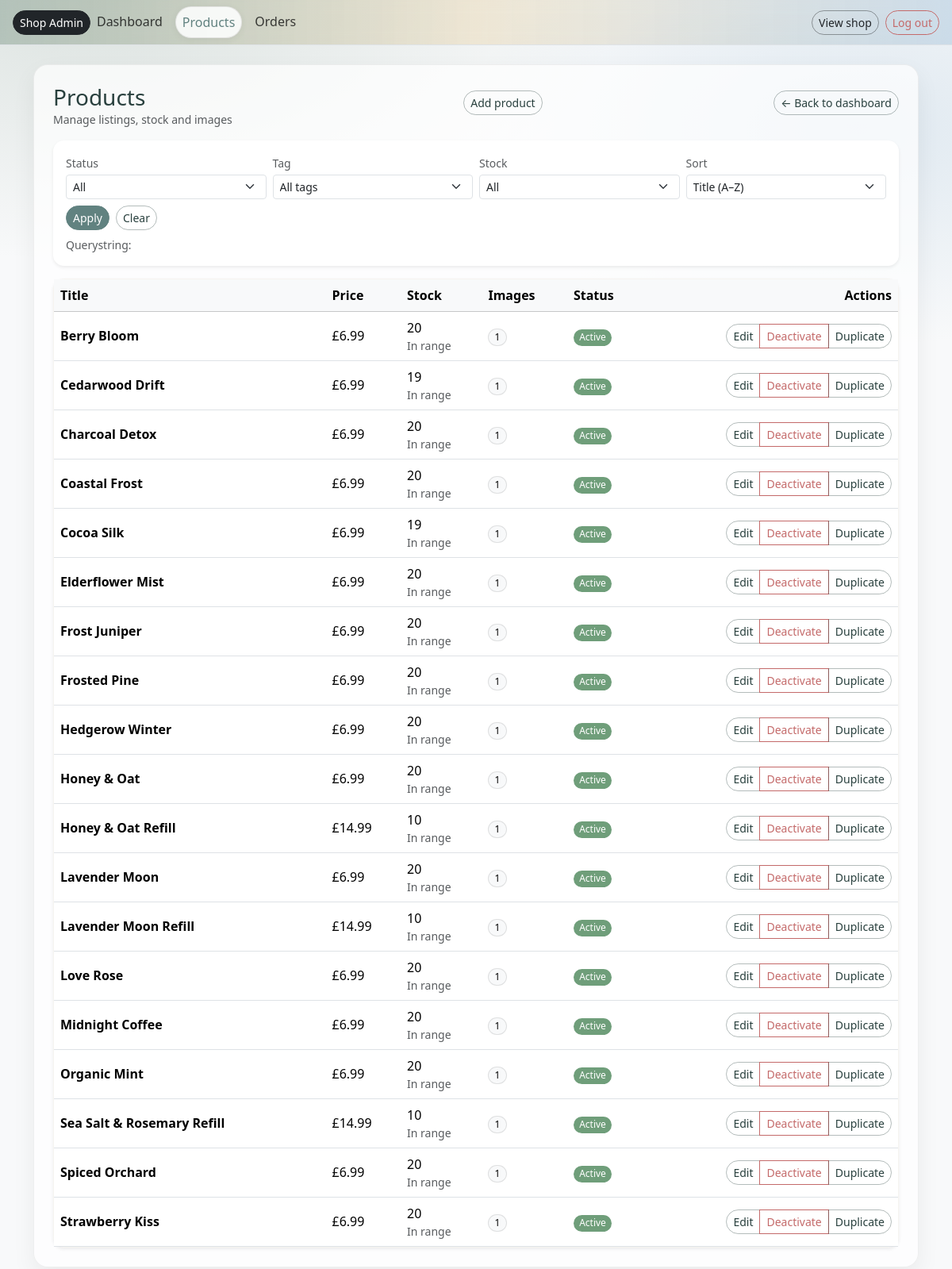
Before: /owner/products/ (signed in) with the older database file.
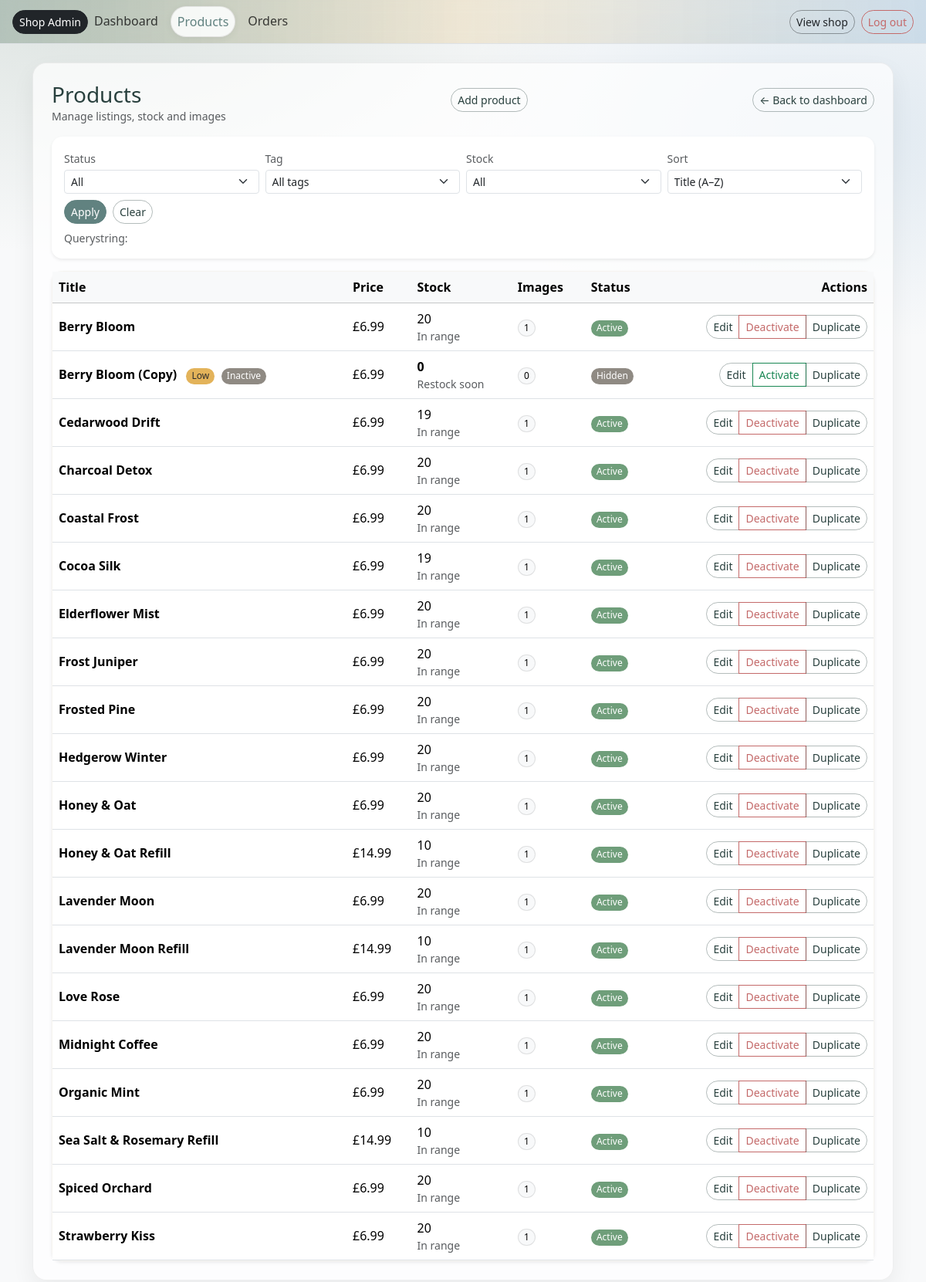
After: the same page with the newer database file.
### catalog/models.py (models this page shows, shortened)
class Product(models.Model):
    title = models.CharField(max_length=160)
    slug = models.SlugField(max_length=180, unique=True, blank=True)
    description = models.TextField(blank=True)
    scent = models.CharField(max_length=50, help_text="e.g. Lavender, Citrus")
    weight_g = models.PositiveIntegerField(help_text="Net weight in grams")
    price = models.DecimalField(max_digits=6, decimal_places=2)
    stock_qty = models.PositiveIntegerField(default=0)
    active = models.BooleanField(default=True)
    created_at = models.DateTimeField(auto_now_add=True)
    tags = models.CharField(
        max_length=250,
        blank=True,
        help_text="Comma-separated tags, e.g. winter, woody, refillable"
    )
    class Meta:
        ordering = ["title"]

### owner/views.py (the view)
# urls.py: path("products/", views.products, name="owner_products"),
@login_required
def products(request):
    active_status = request.GET.get("status", "").strip().lower()  # "" | "active" | "hidden"
    active_tag = request.GET.get("tag", "").strip().lower()        # e.g. "winter"
    active_stock = request.GET.get("stock", "").strip().lower()    # "" | "in" | "low" | "out"
    active_sort = request.GET.get("sort", "title").strip().lower() # "title" default
    low_threshold = getattr(settings, "LOW_STOCK_THRESHOLD", 5)
    qs = Product.objects.all()
    if active_status == "active":
        qs = qs.filter(active=True)
    elif active_status == "hidden":
        qs = qs.filter(active=False)
    if active_tag:
        qs = qs.filter(tags__icontains=active_tag)
    if active_stock == "out":
        qs = qs.filter(stock_qty=0)
    elif active_stock == "low":
        qs = qs.filter(stock_qty__gt=0, stock_qty__lte=low_threshold)
    elif active_stock == "in":
        qs = qs.filter(stock_qty__gt=low_threshold)
    sort_map = {
        "title": ["title"],
        "newest": ["-created_at", "title"],
        "price_asc": ["price", "title"],
        "price_desc": ["-price", "title"],
        "stock_asc": ["stock_qty", "title"],
        "stock_desc": ["-stock_qty", "title"],
    }
    if active_sort not in sort_map:
        active_sort = "title"
    qs = qs.order_by(*sort_map[active_sort])
    qs = qs.annotate(image_count=Count("images", distinct=True))
    raw_tags = Product.objects.exclude(tags="").values_list("tags", flat=True)
    tag_options = sorted({
        t.strip().lower()
        for row in raw_tags
        for t in row.split(",")
        if t.strip()
    })
    return render(request, "owner/products.html", {
        "products": qs,
        "LOW_STOCK_THRESHOLD": low_threshold,
        "active_status": active_status,
        "active_tag": active_tag,
        "active_stock": active_stock,
        "active_sort": active_sort,
        "tag_options": tag_options,
        "debug_qs": request.GET.urlencode(),
    })

### cart/context_processors.py (called while the page is built)
def cart_count(request):
    cart = get_or_create_cart(request)
    try:
        count = sum(i.qty for i in cart.items.all())
    except Exception:
        count = 0
    return {"cart_count": count}

### cart/utils.py (called while the page is built)
def get_or_create_cart(request):
    if not request.session.session_key:
        request.session.create()
    request.session.set_expiry(60 * 60 * 24 * 14)
    session_key = request.session.session_key
    if request.user.is_authenticated:
        cart, _ = Cart.objects.get_or_create(
            user=request.user,
            defaults={"session_key": session_key},
        )
    else:
        cart, _ = Cart.objects.get_or_create(
            user=None,
            session_key=session_key,
        )
    return cart

### owner/templates/owner/products.html (shortened to what this page needs)
{% extends "owner/base_owner.html" %}
{% block content %}
<div class="d-flex justify-content-between align-items-center mb-3">
  <div>
    <h1 class="h3 mb-0">Products</h1>
    <div class="text-muted small">Manage listings, stock and images</div>
  </div>
  <a class="btn btn-sm btn-outline-secondary mb-2" href="{% url 'owner:owner_product_create' %}">
    Add product
  </a>
  <a href="{% url 'owner:owner_dashboard' %}"
    class="btn btn-sm btn-outline-secondary mb-2">
    ← Back to dashboard
  </a>
</div>
<form method="get" class="card shadow-sm border-0 p-3 mb-3">
  <div class="row g-2 align-items-end">
    <div class="col-12 col-md-3">
      <label class="form-label small text-muted mb-1">Status</label>
      <select name="status" class="form-select form-select-sm">
        <option value="" {% if not active_status %}selected{% endif %}>All</option>
      </select>
    </div>
    <div class="col-12 col-md-3">
      <label class="form-label small text-muted mb-1">Tag</label>
      <select name="tag" class="form-select form-select-sm">
        <option value="" {% if not active_tag %}selected{% endif %}>All tags</option>
      </select>
    </div>
    <div class="col-12 col-md-3">
      <label class="form-label small text-muted mb-1">Stock</label>
      <select name="stock" class="form-select form-select-sm">
        <option value="" {% if not active_stock %}selected{% endif %}>All</option>
      </select>
    </div>
    <div class="col-12 col-md-3">
      <label class="form-label small text-muted mb-1">Sort</label>
      <select name="sort" class="form-select form-select-sm">
        <option value="title" {% if active_sort == "title" %}selected{% endif %}>Title (A–Z)</option>
      </select>
    </div>
    <div class="col-12 d-flex gap-2 mt-2">
      <button class="btn btn-primary btn-sm" type="submit">Apply</button>
      <a class="btn btn-outline-secondary btn-sm" href="{% url 'owner:owner_products' %}">Clear</a>
    </div>
    <div class="col-12">
      <div class="small text-muted">Querystring: {{ debug_qs }}</div>
    </div>
  </div>
</form>
<div class="card shadow-sm">
  <div class="table-responsive">
    <table class="table align-middle mb-0">
      <thead class="table-light">
        <tr>
          <th>Title</th>
          <th class="d-none d-md-table-cell"></th>
          <th>Price</th>
          <th>Stock</th>
          <th class="d-none d-md-table-cell">Images</th>
          <th>Status</th>
          <th class="text-end">Actions</th>
        </tr>
      </thead>
      <tbody>
        {% for p in products %}
          <tr>
            <td class="fw-semibold">
              {{ p.title }}
              {% if p.stock_qty <= LOW_STOCK_THRESHOLD %}
                <span class="badge text-bg-warning ms-2">Low</span>
              {% endif %}
              {% if not p.active %}
                <span class="badge text-bg-secondary ms-1">Inactive</span>
              {% endif %}
            </td>
            <td class="d-none d-md-table-cell">{{ p.product_type }}</td>
            <td>£{{ p.price }}</td>
            <td>
              <span class="{% if p.stock_qty <= LOW_STOCK_THRESHOLD %}fw-semibold{% endif %}">
                {{ p.stock_qty }}
              </span>
              <div class="text-muted small">
                {% if p.stock_qty <= LOW_STOCK_THRESHOLD %}
                  Restock soon
                {% else %}
                  In range
                {% endif %}
              </div>
            </td>
            <td class="d-none d-md-table-cell">
              <span class="badge text-bg-light border">{{ p.image_count }}</span>
            </td>
            <td>
              {% if p.active %}
                <span class="badge text-bg-success">Active</span>
              {% else %}
                <span class="badge text-bg-secondary">Hidden</span>
              {% endif %}
            </td>
            <td class="text-end">
              <div class="btn-group">
                <a class="btn btn-sm btn-outline-secondary"
                   href="{% url 'owner:owner_product_edit' p.pk %}">Edit</a>
                <a class="btn btn-sm {% if p.active %}btn-outline-danger{% else %}btn-outline-success{% endif %}"
                   href="{% url 'owner:owner_product_toggle' p.pk %}">
                  {% if p.active %}Deactivate{% else %}Activate{% endif %}
                </a>
                <a class="btn btn-sm btn-outline-secondary"
                  href="{% url 'owner:owner_product_duplicate' p.pk %}">
                  Duplicate
                </a>
              </div>
            </td>
          </tr>
        {% empty %}
          <tr>
            <td colspan="7" class="text-muted py-4 text-center">
              No products yet — create your first one.
            </td>
          </tr>
        {% endfor %}
      </tbody>
    </table>
  </div>
</div>
{% endblock %}

### owner/templates/owner/base_owner.html (shortened to what this page needs)
{% load static %}
<!doctype html>
<html lang="en">
<head>
  <link href="https://cdn.jsdelivr.net/npm/bootstrap@5.3.3/dist/css/bootstrap.min.css" rel="stylesheet">
  <link rel="stylesheet" href="{% static 'css/main.css' %}">
</head>
<body class="bb-admin">
  <nav class="navbar navbar-expand-lg bb-admin-nav border-bottom sticky-top">
    <div class="container-fluid px-3">
      {% if request.user.is_authenticated and request.user.is_staff %}
      <a href="{% url 'owner:owner_dashboard' %}" class="btn btn-sm btn-dark">
        Shop Admin
      </a>
    {% else %}
      <a href="{% url 'owner:owner_login' %}?next={% url 'owner:owner_dashboard' %}"
        class="btn btn-sm btn-dark">
        Shop Admin
      </a>
    {% endif %}
      <div class="collapse navbar-collapse" id="ownerNav">
        {% if request.user.is_authenticated and request.user.is_staff %}
          {% with current=request.resolver_match.url_name %}
          <ul class="navbar-nav me-auto gap-2 mt-3 mt-lg-0">
            <li class="nav-item">
              <a class="nav-link {% if current == 'owner_dashboard' %}active{% endif %}"
                 href="{% url 'owner:owner_dashboard' %}">
                Dashboard
              </a>
            </li>
            <li class="nav-item">
              <a class="nav-link {% if current in 'owner_products owner_product_create owner_product_edit owner_product_images' %}active{% endif %}"
                 href="{% url 'owner:owner_products' %}">
                Products
              </a>
            </li>
            <li class="nav-item">
              <a class="nav-link {% if current in 'owner_orders owner_order_detail' %}active{% endif %}"
                 href="{% url 'owner:owner_orders' %}">
                Orders
              </a>
            </li>
          </ul>
          <div class="d-flex gap-2 mt-3 mt-lg-0">
            <a class="btn btn-sm btn-outline-dark"
               href="{% url 'catalog:home' %}">
              View shop
            </a>
            <a class="btn btn-sm btn-outline-danger"
               href="{% url 'owner:logout' %}?next=/owner/login/">
              Log out
            </a>
          </div>
          {% endwith %}
        {% endif %}
      </div>
    </div>
  </nav>
  <main class="container py-4">
    <div class="bb-admin-shell p-3 p-md-4">
      {% block content %}{% endblock %}
    </div>
  </main>
</body>
</html>

### static/css/base-admin.css (style rules this page uses)
:root { --bb-primary: #5f7f6b; --bb-secondary: #8f8a83; --bb-success: #6f9e7a; --bb-warning: #e3b35a; --bb-danger: #c46a6a; --bb-info: #7aa6c9; --bb-bg-soft: rgba(255, 255, 255, .85); --bb-border-soft: rgba(0, 0, 0, .08); --bb-shadow-soft: 0 12px 30px rgba(0, 0, 0, .06); }
body.bb-admin { background: radial-gradient(1200px 600px at 10% 0%, rgba(95, 127, 107, .18), transparent 55%), radial-gradient(900px 500px at 90% 10%, rgba(122, 166, 201, .20), transparent 55%), #f8f9fa; }
.bb-admin-nav { background: linear-gradient( 90deg, rgba(95, 127, 107, .35), rgba(227, 179, 90, .20), rgba(122, 166, 201, .28) ); backdrop-filter: blur(10px); }
.bb-admin-nav .nav-link { border-radius: 999px; padding: .45rem .85rem; color: rgba(0, 0, 0, .74); transition: background-color .15s ease, box-shadow .15s ease, border-color .15s ease, color .15s ease; }
.bb-admin-nav .nav-link.active { background: var(--bb-bg-soft); border: 1px solid var(--bb-border-soft); color: var(--bb-primary); box-shadow: 0 2px 10px rgba(0, 0, 0, .06); }
.bb-admin-shell { background: rgba(255, 255, 255, .70); border: 1px solid rgba(0, 0, 0, .06); border-radius: 18px; box-shadow: var(--bb-shadow-soft); }
.btn-outline-secondary { background: var(--aa-primary); border-color: var(--aa-primary); color: #fff; }
.btn-outline-danger { border-color: var(--bb-danger); color: var(--bb-danger); }
.btn-outline-dark { border-color: rgba(0, 0, 0, .35); }
.btn-primary { background: var(--bb-primary); border-color: var(--bb-primary); }
.badge { border-radius: 999px; font-weight: 500; padding: .35em .6em; }
.text-bg-success { background-color: var(--bb-success) !important; }
.text-bg-warning { background-color: var(--bb-warning) !important; color: #2d2d2d !important; }
.text-bg-secondary { background-color: var(--bb-secondary) !important; }
.text-bg-light.border { border-color: rgba(0, 0, 0, .10) !important; }

### static/css/base-user.css (style rules this page uses)
:root { --bb-btn-radius: 20px; --bb-primary: #618280; --bb-primary-dark: #29403e; --bb-cream: #f6f4f0; --bb-text: #333333; --bb-radius-pill: 999px; --bb-focus: rgba(97, 130, 128, 0.35); --bb-nav-bg: #6D8675; --bb-nav-text: #f6f4f0; --bb-nav-border: rgba(246, 244, 240, 0.18); --bb-nav-gap: 0.75rem; --bb-nav-height: 64px; --bb-nav-height-sm: 56px; --bb-logo-max: 90px; --bb-logo-max-sm: 90px; --bb-hit: 44px; --bb-radius: 12px; --bb-ink: #29403e; --bb-r-lg: 28px; --bb-r-md: 24px; --bb-r-sm: 20px; --bb-gap-lg: 28px; --bb-gap-md: 18px; --bb-gap-sm: 16px; --bb-glass-bg: rgba(255,255,255,0.28); --bb-glass-bg-dark: rgba(151,146,146,0.62); --bb-glass-blur: 10px; --bb-shadow: 0 20px 40px rgba(0,0,0,0.18); }
body { background-color: var(--bb-cream); color: var(--bb-text); font-family: system-ui, -apple-system, BlinkMacSystemFont, "Segoe UI", sans-serif; }
h1, .h1, h2, .h2, h3, .h3 { color: var(--bb-primary-dark); }
a { color: var(--bb-primary-dark); }
.btn { border-radius: var(--bb-btn-radius); }
.btn-primary { background-color: var(--bb-primary); border-color: var(--bb-primary); color: #fff; }
.btn-outline-secondary { color: var(--bb-primary-dark); border-color: rgba(41, 64, 62, 0.35); }
.card { border-radius: 0.85rem; border-color: var(--bb-cream); }

Changed rows visible on the page:
added Product: title "Berry Bloom (Copy)", shows "Low", active "Inactive", price "6.99", stock_qty "0", shows "Restock soon", image_count "0"
